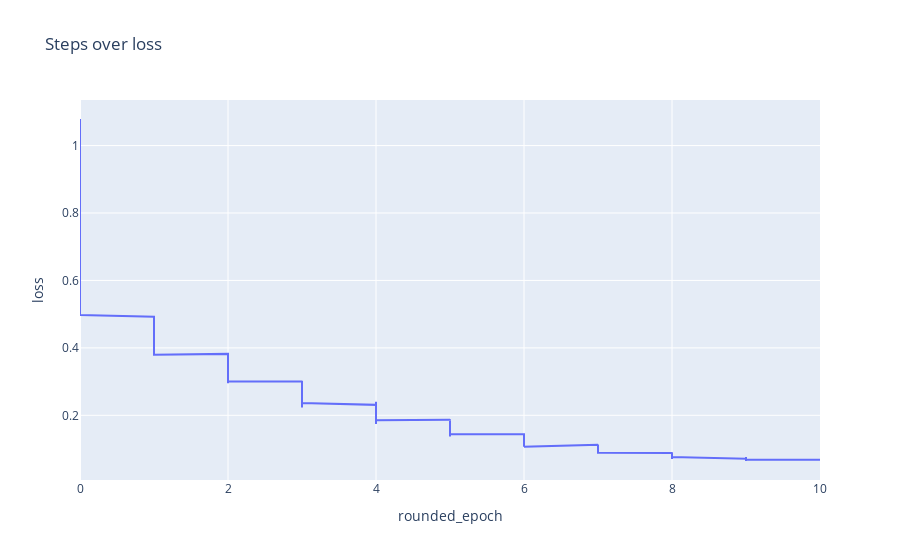

Notebook code cell kept with this figure:
### Code cell
history["rounded_epoch"] = round(history["epoch"])
history.plot(x="rounded_epoch", y="loss", backend="plotly", title="Steps over loss")

### Figure 1 — Plotly figure (JSON) as saved in the notebook; plotly's stock layout.template omitted (floating-point values rounded to 4 significant figures; data arrays with more than 128 entries replaced by an {"elided": "..."} marker saying what was removed)
{"data": [{"hovertemplate": "rounded_epoch=%{x}<br>loss=%{y}<extra></extra>", "legendgroup": "", "line": {"color": "#636efa", "dash": "solid"}, "mode": "lines", "name": "", "orientation": "v", "showlegend": false, "type": "scatter", "x": {"elided": "200 int values"}, "xaxis": "x", "y": {"elided": "200 float values"}, "yaxis": "y"}], "layout": {"autosize": true, "legend": {"tracegroupgap": 0}, "title": {"text": "Steps over loss"}, "xaxis": {"anchor": "y", "autorange": true, "domain": [0, 1], "range": [0, 10], "title": {"text": "rounded_epoch"}, "type": "linear"}, "yaxis": {"anchor": "x", "autorange": true, "domain": [0, 1], "range": [0.00815, 1.135], "title": {"text": "loss"}, "type": "linear"}}}
